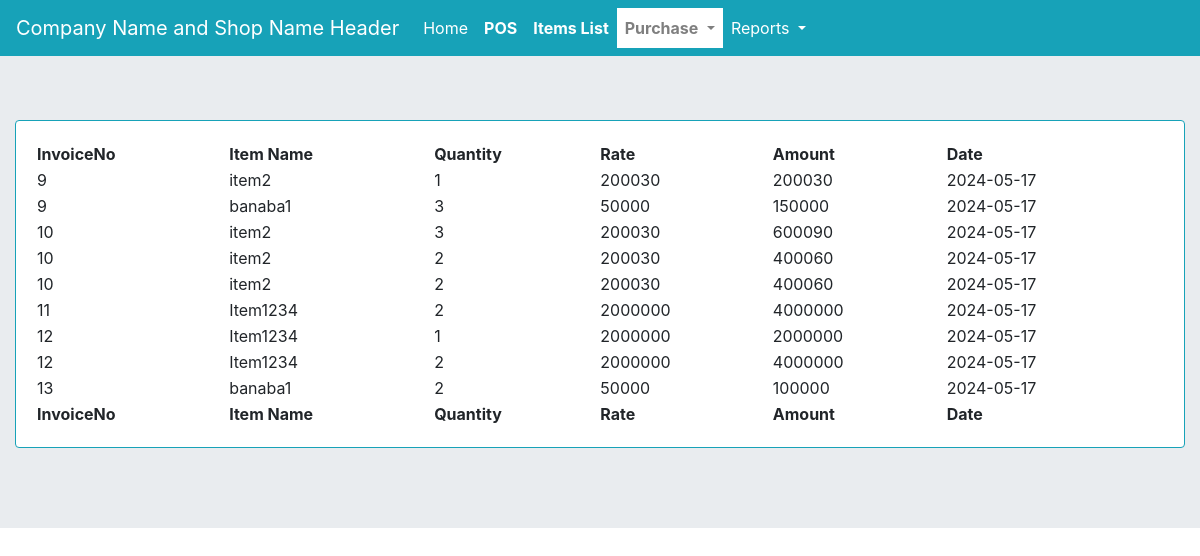
The app's page /sale_item_report/, older data.
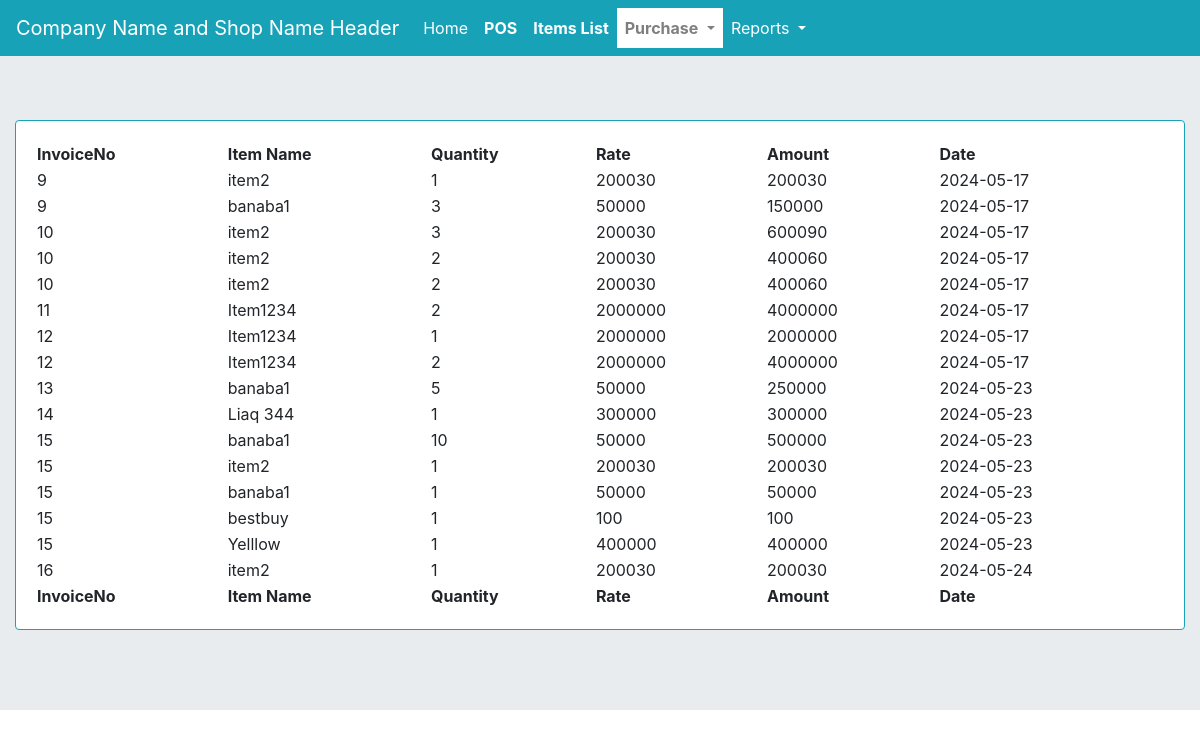
The same page, newer data.
### myapp/models.py (models this page shows, shortened)
class invitem(models.Model):
    inv = models.ForeignKey(invoice, on_delete=models.CASCADE)
    item = models.CharField(max_length=255)
    qty = models.PositiveIntegerField(default=0)
    rate = models.PositiveIntegerField(default=0)
    amount = models.PositiveIntegerField(default=0)
    created_at = models.DateTimeField(auto_now_add=True)
    updated_at = models.DateTimeField(auto_now=True)
    idate = models.DateField(auto_now_add=True)

class invoice(models.Model):
    customer = models.CharField(max_length=255, blank=True, null=True)
    total = models.PositiveIntegerField(default=0)
    created_at = models.DateTimeField(auto_now_add=True)
    updated_at = models.DateTimeField(auto_now=True)
    def __str__(self):
        return f"{self.id}"

### myapp/views.py (the view)
# urls.py: path('sale_item_report/', views.sale_item_report, name='sale_item_report'),
def sale_item_report(request):
    ivt = invitem.objects.all()
    context = {'ivt':ivt}
    return render(request, 'sale_item_report.html',context)

### templates/sale_item_report.html
{% extends 'base.html' %}
{% block content %}
<div class="card border-info mb-3">
  <div class="card-body">
    <table id="saleitmrep" class="display nowrap" style="width:100%">
        <thead>
            <tr>
                <th>InvoiceNo</th>
                <th>Item Name</th>
                <th>Quantity</th>
                <th>Rate</th>
                <th>Amount</th>
                <th>Date</th>
            </tr>
        </thead>
        <tbody>
            {% for i in ivt %}
            <tr>
                <td>{{i.inv}}</td>
                <td>{{i.item}}</td>
                <td>{{i.qty}}</td>
                <td>{{i.rate}}</td>
                <td>{{i.amount}}</td>
                <td>{{i.idate|date:"Y-m-d" }}</td>
            </tr>
            {% endfor %}
        </tbody>
        <tfoot>
            <tr>
                <th>InvoiceNo</th>
                <th>Item Name</th>
                <th>Quantity</th>
                <th>Rate</th>
                <th>Amount</th>
                <th>Date</th>
            </tr>
        </tfoot>
    </table>
</div>
</div>
{% endblock content %}

Row changes from the older to the newer data that the page shows:
removed invitem: inv "13", item "banaba1", qty "2", rate "50000", amount "100000", idate "2024-05-17"
added invitem: inv "13", item "banaba1", qty "5", rate "50000", amount "250000", idate "2024-05-23"
added invitem: inv "14", item "Liaq 344", qty "1", rate "300000", amount "300000", idate "2024-05-23"
added invitem: inv "15", item "banaba1", qty "10", rate "50000", amount "500000", idate "2024-05-23"
added invitem: inv "15", item "item2", qty "1", rate "200030", amount "200030", idate "2024-05-23"
added invitem: inv "15", item "banaba1", qty "1", rate "50000", amount "50000", idate "2024-05-23"
added invitem: inv "15", item "bestbuy", qty "1", rate "100", amount "100", idate "2024-05-23"
added invitem: inv "15", item "Yelllow", qty "1", rate "400000", amount "400000", idate "2024-05-23"
added invitem: inv "16", item "item2", qty "1", rate "200030", amount "200030", idate "2024-05-24"
